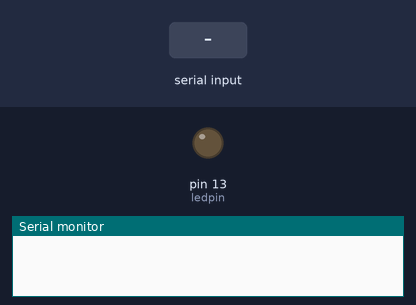
Bench run of a sketch on a simulated Arduino Uno, built with avr-gcc and run on an emulated ATmega328P. On the bench: output pins drawn as LEDs (lit = HIGH), the last lines printed to the serial monitor. The test bench sets the inputs (shaded band).

Above: at 1.2 s.
1.3 s: "1" received over Serial
At 1.8 s:
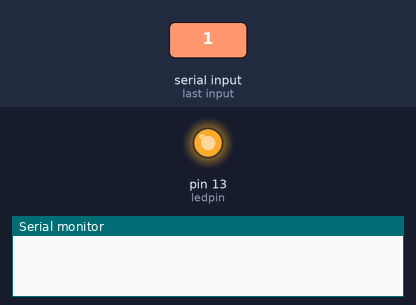
2.8 s: "0" received over Serial
At 4.1 s:
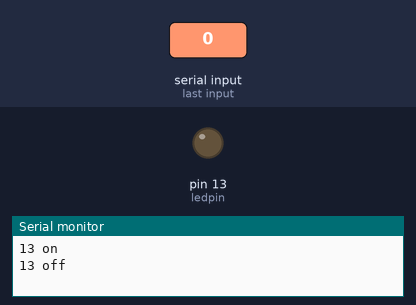
Timing chart, 0 to 5.8 s (numbered marks = the images above; inputs shaded):
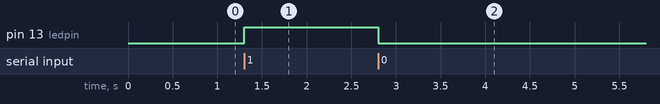

Measured:
- after the input at 1.3 s, pin 13 (ledpin): LOW → HIGH at once
- after the input at 2.8 s, pin 13 (ledpin): HIGH → LOW at once

The sketch:

Bluetooth4.ino
```cpp
/*
simple LED test
*/

char val;         // variable to receive data from the serial port
int ledpin = 13;  // LED connected to pin 2 (on-board LED)

void setup()
{
  pinMode(ledpin = 13, OUTPUT);  // pin 13 (on-board LED) as OUTPUT

  Serial.begin(115200);       // start serial communication at 115200bps

}

void loop() {
  if( Serial.available() )       // if data is available to read
  {;}
    val = Serial.read();         // read it and store it in 'val'

  if( val == '0' )               // if '0' was received led 13 is switched off

  {
   digitalWrite(ledpin, LOW);    // turn Off pin 13 off
delay(1000);                  // waits for a second
Serial.println("13 off");
  }

if( val == '1' )               // if '1' was received led 13 on
 {
    digitalWrite(ledpin = 13, HIGH);  // turn ON pin 13 on
    delay(1000);                  // waits for a second
    Serial.println("13 on");
  }
}
```
